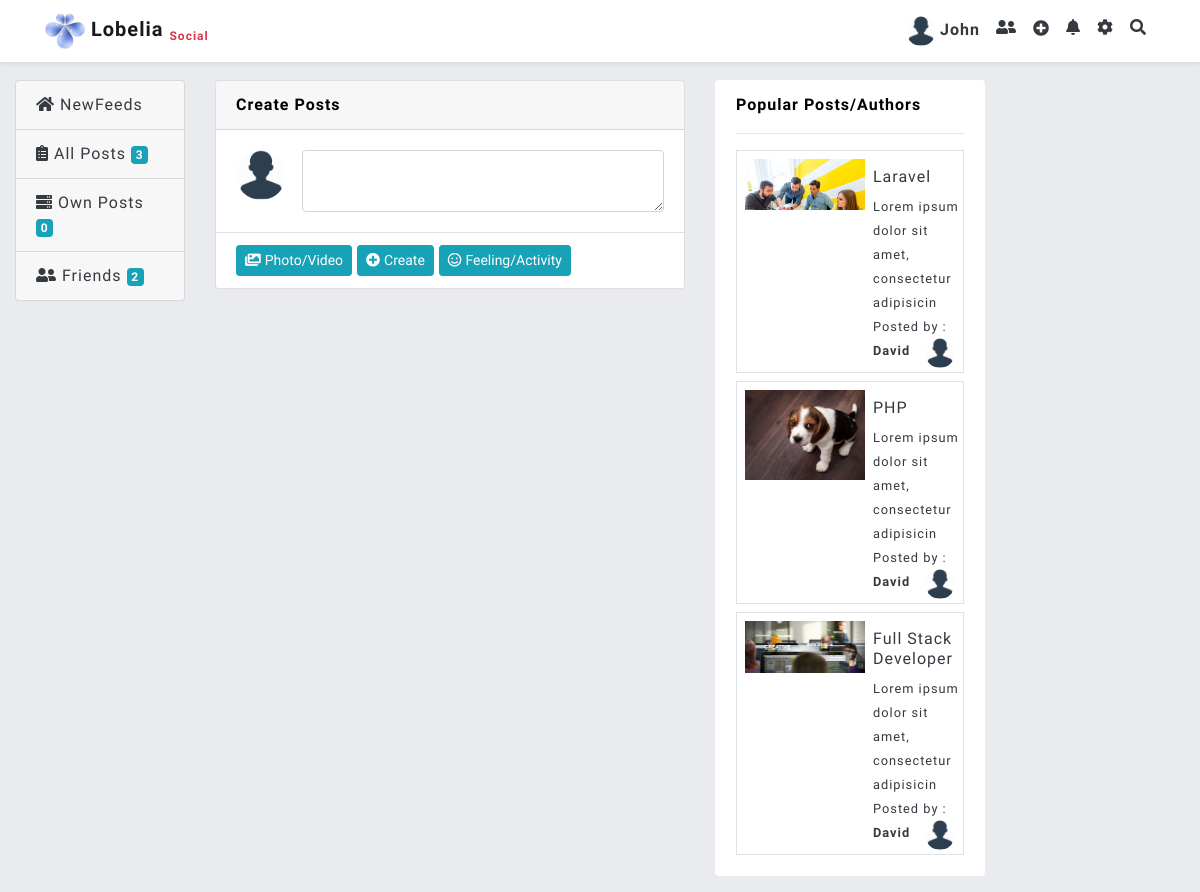
Page /lobeliasocial/home.php?id=2 (signed in) on the committed database.
### tables this page shows
CREATE TABLE `user` (
  `id` int(11) NOT NULL,
  `name` varchar(30) NOT NULL,
  `email` varchar(30) NOT NULL,
  `phone` varchar(30) NOT NULL,
  `password` varchar(100) NOT NULL,
  `dob` date NOT NULL,
  `gender` varchar(10) NOT NULL,
  `photo` varchar(100) NOT NULL,
  `address` text NOT NULL,
  `created_date` date NOT NULL,
  `modified_date` date NOT NULL
);

CREATE TABLE `posts` (
  `id` int(11) NOT NULL,
  `title` varchar(100) NOT NULL,
  `description` text NOT NULL,
  `user_id` int(11) NOT NULL,
  `post_photo` varchar(100) NOT NULL,
  `created_date` date NOT NULL,
  `modified_date` date NOT NULL
);

### lobeliasocial/popular.php (the view)
<div class="alert bg-white pop">
				<b>Popular Posts/Authors</b><hr>
<?php
$pop_sql=mysqli_query($conn,"SELECT posts.*,user.name,user.photo FROM posts INNER JOIN like_data ON like_data.post_id=posts.id INNER JOIN user ON posts.user_id=user.id GROUP BY like_data.post_id ORDER BY count(like_data.post_id) DESC LIMIT 0,3");
while($pop=mysqli_fetch_assoc($pop_sql))
{ ?>
			<div class="media border mb-2">
				<a href="" class="card-link text-dark">
			  <div class="media-left">
			    <img src="img/<?php echo $pop['post_photo']; ?>" class="media-object my-2 ml-2" width="120px">
			  </div>
			  <div class="media-body ml-2">
			    <h6 class="media-heading mt-3"><?php echo $pop['title']; ?></h6>
<small><?php echo substr($pop['description'],0,50); ?></small></a><br>
			    <a href="" class="text-dark"><small>Posted by : <b><?php echo $pop['name']; ?></b></small>
			    <img src="img/<?php echo $pop['photo']; ?>" class="rounded-circle float-right mr-2 mb-1" width="30px" height="30px">
			    </a>
			  </div>
			</div>
<?php } ?>
</div>

### lobeliasocial/home.php (shortened to what this page needs)
<!DOCTYPE html>
<html>
<head>
	<?php include('cdn.php'); ?>
</head>
<body style="background:#E9EBEE;">
<?php include ('nav.php'); ?>
<div class="container-fluid" style="margin-top: 80px;">
	<div class="row">
		<div class="col-md-2">
			<?php include('leftside.php'); ?>
		</div>
		<div class="col-md-5">
				<div class="post_friend">
			<div class="card mb-3">
				<div class="card-header"><b>Create Posts</b></div>
				<div class="card-body">
				<div class="media">
				  <img src="img/<?php echo $user['photo']; ?>" width="50px;" height="50px" class="mr-3 rounded-circle" alt="...">
				  <div class="media-body">
				    <textarea class="form-control" data-toggle="modal" data-target="#create_post_Modal"></textarea>
				  </div>
				</div>
				</div>
				<div class="card-footer bg-white">
					<button class="btn btn-sm btn-info" data-toggle="modal" data-target="#create_post_Modal"><i class="fas fa-images mr-1"></i>Photo/Video</button>
					<button class="btn btn-sm btn-info" data-toggle="modal" data-target="#create_post_Modal"><i class="fas fa-plus-circle text-white mr-1"></i>Create</button>
					<button class="btn btn-sm btn-info" data-toggle="modal" data-target="#create_post_Modal"><i class="far fa-smile mr-1"></i>Feeling/Activity</button>
				</div>
			</div>
			</div>
		</div>
		<div class="col-md-3">
			<?php include('popular.php'); ?>
		<div class="col-md-2">
		</div>
</body>
</html>

### lobeliasocial/nav.php (shortened to what this page needs)
<?php
include('db.php');
$user_sql=mysqli_query($conn,"SELECT * FROM user WHERE id='".$_SESSION['id']."'");
$user=mysqli_fetch_assoc($user_sql);
?>
<nav class="navbar navbar-expand-lg shadow-sm navbar-light bg-white container-fluid fixed-top">
<div class="container">
  <a class="navbar-brand" href="home.php">
    <img src="img/brand.png" style="width:40px;">
    <b>Lobelia</b> <sub><small class="text-danger font-weight-bold">Social</small></sub></a>
  <div class="collapse navbar-collapse" id="navbarSupportedContent">
    <ul class="navbar-nav ml-auto">
      <li class="nav-item">
        <a class="nav-link text-dark font-weight-bold" href="home.php"><img src="img/<?php echo $user['photo']; ?>" class="rounded-circle mr-1" width="30px;" height="30px;"><?php echo $user['name']; ?></a>
      </li>
      <li class="nav-item">
        <a class="nav-link text-dark" href="#"><i class="fas fa-user-friends"></i></a>
      </li>
      <li class="nav-item">
        <i data-toggle="modal" data-target="#create_post_Modal" class="nav-link text-dark fas fa-plus-circle mt-1"></i>
      </li>
      <li class="nav-item">
        <a class="nav-link text-dark" href="#"><i class="fas fa-bell"></i></a>
      </li>
      <li class="nav-item dropdown">
        <a class="nav-link font-weight-bold text-dark" href="#" id="navbarDropdown" role="button" data-toggle="dropdown" aria-haspopup="true" aria-expanded="false">
          <i class="fas fa-cog"></i>
        </a>
      </li>
      <li class="nav-item">
        <a class="nav-link text-dark">
<input type="" name="" placeholder="Search Here" class="mr-1 search_input" style="display: none; width: 300px;border:none;outline: none;border-bottom: 1px solid #aaa;"><i class="fas fa-search search_btn"></i></a>
      </li>
  </div>
</div>
</nav>

### lobeliasocial/cdn.php (style rules this page uses)
body { font-family: 'Saira Semi Condensed', sans-serif; letter-spacing: 1px; color:black; }

### rows in the picture
user: photo (picture), name "John"
posts: post_photo (picture), title "Laravel", description "Lorem ipsum dolor sit amet, consectetur adipisicin", user.name "David", user.photo (picture)
posts: post_photo (picture), title "PHP", description "Lorem ipsum dolor sit amet, consectetur adipisicin", user.name "David", user.photo (picture)
posts: post_photo (picture), title "Full Stack Developer", description "Lorem ipsum dolor sit amet, consectetur adipisicin", user.name "David", user.photo (picture)

### other values in the picture
$all "3"
$own "0"
$friend "2"
